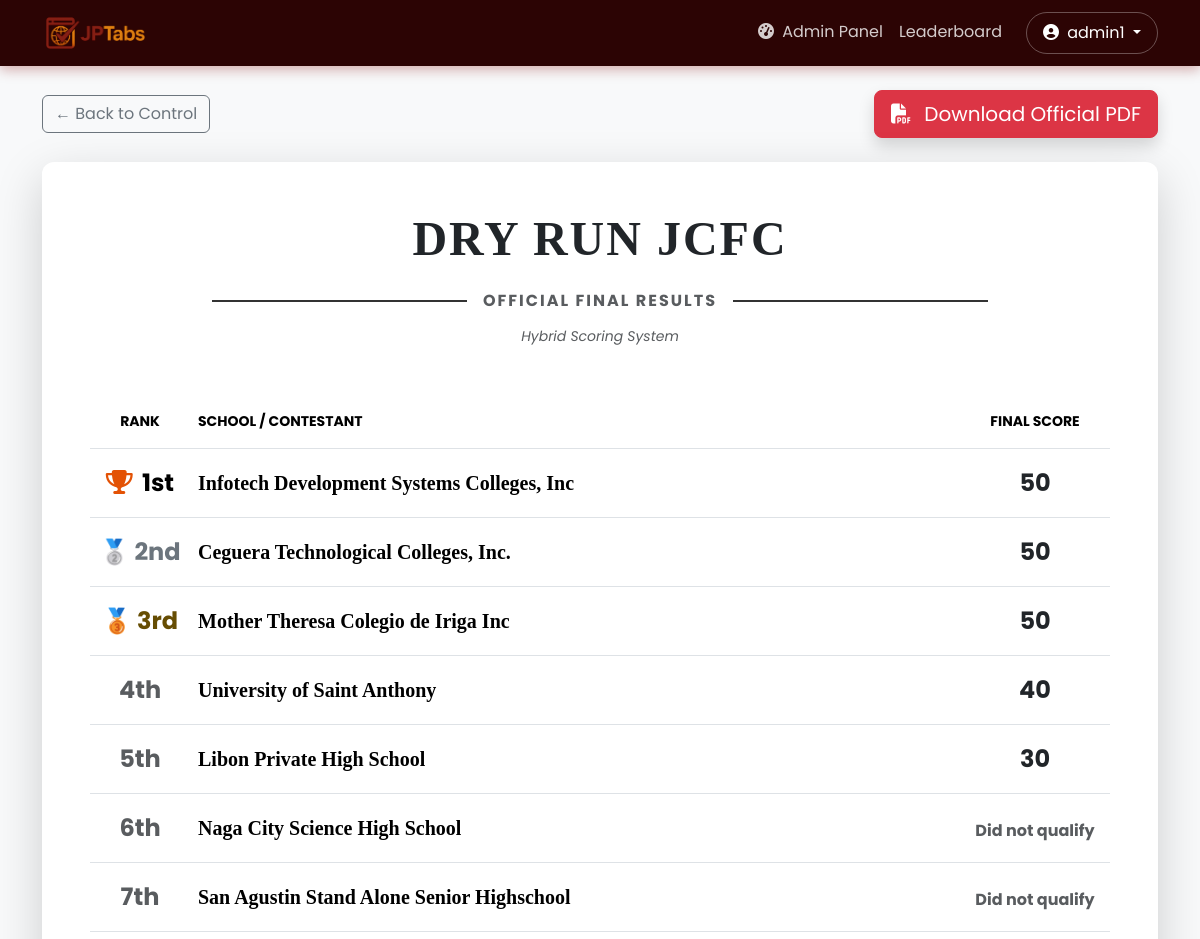
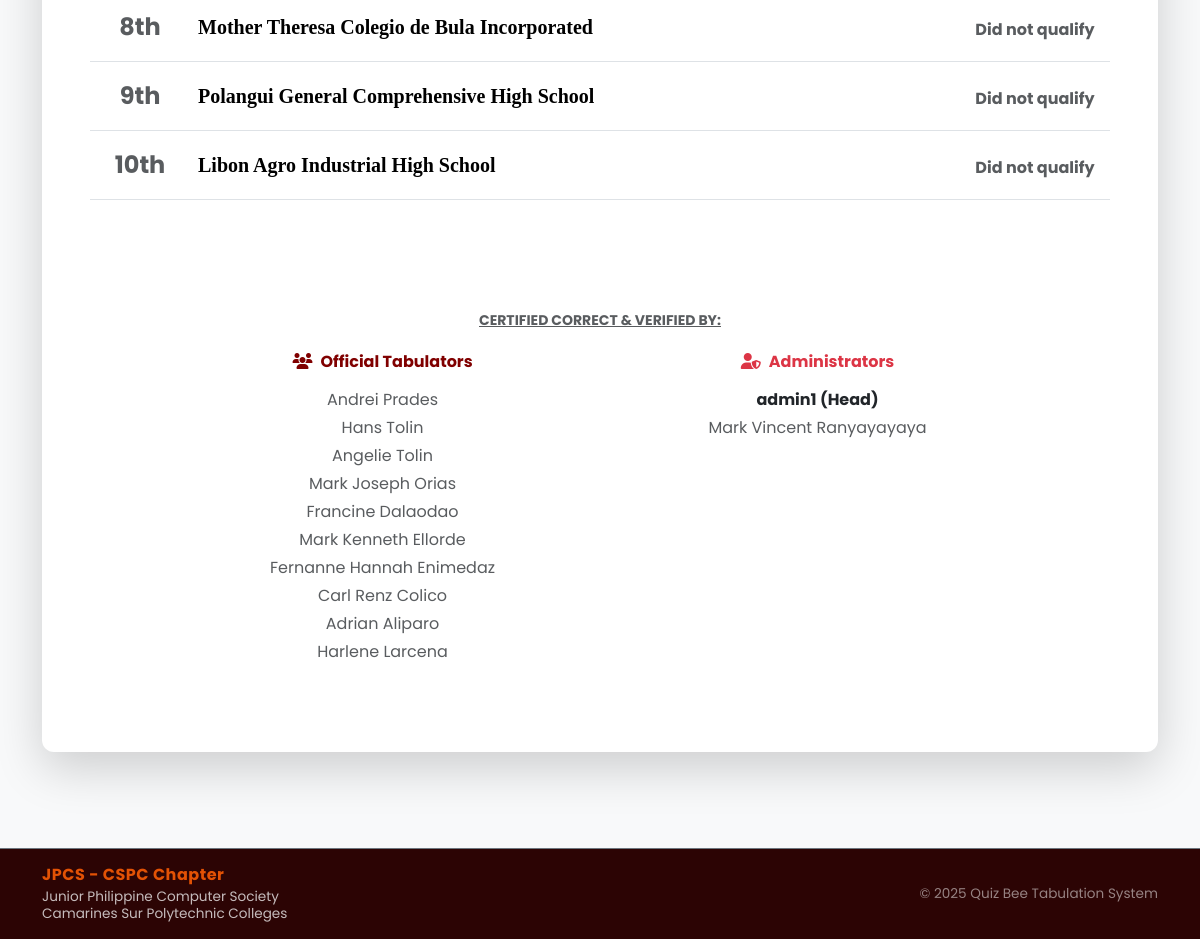
Page /admin/final-results/3 (signed in) on the committed database (2 pictures, top to bottom).
### website/models.py (models this page shows)
class User(db.Model, UserMixin):
    id = db.Column(db.Integer, primary_key=True)
    username = db.Column(db.String(150), unique=True, nullable=False)
    password = db.Column(db.String(150), nullable=False)
    first_name = db.Column(db.String(150))
    role = db.Column(db.String(50))  # 'admin' or 'tabulator'
    schools_assigned = db.relationship('School', backref='tabulator', lazy=True)

class Event(db.Model):
    id = db.Column(db.Integer, primary_key=True)
    name = db.Column(db.String(150), nullable=False)
    is_active = db.Column(db.Boolean, default=False, index=True)
    scoring_type = db.Column(db.String(50), default='per_round')
    schools = db.relationship('School', backref='event', cascade='all, delete-orphan')
    rounds = db.relationship('Round', backref='event', cascade='all, delete-orphan')

class School(db.Model):
    id = db.Column(db.Integer, primary_key=True)
    name = db.Column(db.String(150), nullable=False) # Removed unique=True
    event_id = db.Column(db.Integer, db.ForeignKey('event.id'), nullable=False)
    user_id = db.Column(db.Integer, db.ForeignKey('user.id'), nullable=True)
    scores = db.relationship('Score', backref='school', cascade='all, delete-orphan')
    __table_args__ = (
        UniqueConstraint('name', 'event_id', name='unique_school_per_event'),
    )

### website/views.py (the view)
@views.route('/admin/final-results/<int:event_id>')
@login_required
def final_results(event_id):
    if current_user.role != 'admin': return "Unauthorized", 403
    event = Event.query.get_or_404(event_id)
    all_rounds = Round.query.filter_by(event_id=event.id).order_by(Round.number.asc()).all()
    cumulative_rounds = [r for r in all_rounds if not r.is_final and 'Tie Breaker' not in r.difficulty and 'Clincher' not in r.difficulty]
    final_round = Round.query.filter_by(event_id=event.id, is_final=True).first()
    final_clinchers = []
    if final_round:
        final_clinchers = Round.query.filter(
            Round.event_id == event.id,
            Round.number == final_round.number,
            Round.difficulty.like('%Clincher%')
        ).order_by(Round.id.asc()).all()
    schools = School.query.filter_by(event_id=event.id).all()
    rankings = []
    for school in schools:
        data = {'name': school.name, 'cum_total': 0, 'final_score': 0, 'clincher_scores': [], 'has_final': False}
        for r in cumulative_rounds:
            data['cum_total'] += sum(s.round.points for s in school.scores if s.round_id == r.id and s.is_correct)
        if final_round and final_round.is_school_allowed(school.id):
            data['has_final'] = True
            data['final_score'] = sum(s.round.points for s in school.scores if s.round_id == final_round.id and s.is_correct)
        c_scores_list = []
        for r in final_clinchers:
             if r.is_school_allowed(school.id):
                 c_scores_list.append(sum(s.round.points for s in school.scores if s.round_id == r.id and s.is_correct))
             else:
                 c_scores_list.append(-1)
        data['sort_key'] = (data['has_final'], data['final_score'], tuple(c_scores_list), data['cum_total'])
        rankings.append(data)
    rankings.sort(key=lambda x: x['sort_key'], reverse=True)
    tabulators = db.session.query(User).join(School).filter(School.event_id == event.id).all()
    unique_tabulators = list({t.id: t for t in tabulators}.values())
    admin_signatories = User.query.filter(User.role == 'admin', User.username != 'admin1').all()
    return render_template('admin/final_results.html', event=event, rankings=rankings,
                           tabulators=unique_tabulators, admins=admin_signatories, admin=current_user)

### website/__init__.py (called while the page is built)
def create_app():
    app = Flask(__name__)
    app.config['SECRET_KEY'] = 'kyle heineken lee'
    app.config['SQLALCHEMY_DATABASE_URI'] = f'sqlite:///{DB_NAME}'
    db.init_app(app)
    from .models import User
    from .views import views
    from .auth import auth
    app.register_blueprint(views, url_prefix='/')
    app.register_blueprint(auth, url_prefix='/')
    login_manager.init_app(app)
    @login_manager.user_loader
    def load_user(id):
        return User.query.get(int(id))
    return app

### website/models.py (called while the page is built)
    def is_school_allowed(self, school_id):
        if not self.participating_school_ids:
            return True
        allowed_list = self.participating_school_ids.split(',')
        return str(school_id) in allowed_list

### website/templates/admin/final_results.html (shortened to what this page needs)
{% extends "base.html" %}
{% block content %}
<div class="container mt-4 mb-5">
    <div class="d-flex justify-content-between align-items-center mb-4">
        <a href="{{ url_for('views.round_control') }}" class="btn btn-outline-secondary">
            &larr; Back to Control
        </a>
        <a href="{{ url_for('views.download_results_pdf', event_id=event.id) }}" class="btn btn-danger btn-lg shadow">
            <i class="fas fa-file-pdf me-2"></i> Download Official PDF
        </a>
    </div>
    <div class="card shadow-lg border-0" style="min-height: 800px;">
        <div class="card-body p-5">
            <div class="text-center mb-5">
                <h1 class="fw-bold text-uppercase display-5" style="font-family: 'Times New Roman', serif; letter-spacing: 2px;">
                    {{ event.name }}
                </h1>
                <div class="d-flex justify-content-center align-items-center mt-3">
                    <hr class="w-25 me-3" style="border-top: 2px solid #333; opacity: 1;">
                    <span class="text-uppercase fw-bold text-muted" style="letter-spacing: 2px;">Official Final Results</span>
                    <hr class="w-25 ms-3" style="border-top: 2px solid #333; opacity: 1;">
                </div>
                <p class="small text-muted fst-italic mt-2">
                    {{ event.scoring_type|capitalize }} Scoring System
                </p>
            </div>
            <div class="table-responsive">
                <table class="table table-hover align-middle text-center mb-5 border-bottom">
                    <thead class="bg-dark text-white text-uppercase small">
                        <tr>
                            <th class="py-3" style="width: 100px;">Rank</th>
                            <th class="py-3 text-start">School / Contestant</th>
                            <th class="py-3" style="width: 150px;">Final Score</th>
                        </tr>
                    </thead>
                    <tbody>
                        {% for rank in rankings %}
                        <tr class="{% if loop.index == 1 %}bg-warning bg-opacity-10{% endif %}">
                            <td class="fw-bold fs-4 py-3">
                                {% if loop.index == 1 %}
                                    <i class="fas fa-trophy text-warning me-1"></i> 1st
                                {% elif loop.index == 2 %}
                                    <span class="text-secondary">🥈 2nd</span>
                                {% elif loop.index == 3 %}
                                    <span class="text-warning-emphasis">🥉 3rd</span>
                                {% else %}
                                    <span class="text-muted">{{ loop.index }}th</span>
                                {% endif %}
                            </td>
                            <td class="text-start fw-bold fs-5 py-3" style="font-family: 'Georgia', serif;">
                                {{ rank.name }}
                            </td>
                            <td class="fw-bold fs-4 py-3 text-dark">
                                {% if rank.has_final %}
                                    {{ rank.final_score }}
                                {% else %}
                                    <span class="text-muted fs-6">Did not qualify</span>
                                {% endif %}
                            </td>
                        </tr>
                        {% endfor %}
                    </tbody>
                </table>
            </div>
            <div class="mt-5 pt-3">
                <h6 class="text-center mb-4 text-uppercase fw-bold small text-muted" style="text-decoration: underline;">
                    Certified Correct & Verified By:
                </h6>
                <div class="row justify-content-center">
                    <div class="col-md-5 text-center mb-4">
                        <h6 class="fw-bold text-primary mb-3"><i class="fas fa-users me-2"></i>Official Tabulators</h6>
                        <ul class="list-unstyled text-muted">
                            {% for tab in tabulators %}
                            <li class="mb-1">
                                {{ tab.first_name if tab.first_name else tab.username }}
                            </li>
                            {% endfor %}
                        </ul>
                    </div>
                    <div class="col-md-5 text-center mb-4">
                        <h6 class="fw-bold text-danger mb-3"><i class="fas fa-user-shield me-2"></i>Administrators</h6>
                        <ul class="list-unstyled text-muted">
                            <li class="mb-1 fw-bold text-dark">
                                {{ admin.first_name if admin.first_name else admin.username }} (Head)
                            </li>
                            {% for a in admins %}
                            <li class="mb-1">
                                {{ a.first_name if a.first_name else a.username }}
                            </li>
                            {% endfor %}
                        </ul>
                    </div>
                </div>
            </div>
        </div>
    </div>
</div>
{% endblock %}

### website/templates/base.html (shortened to what this page needs)
<!DOCTYPE html>
<html lang="en">
<head>
    <link href="https://cdn.jsdelivr.net/npm/bootstrap@5.3.2/dist/css/bootstrap.min.css" rel="stylesheet">
    <link rel="stylesheet" href="https://cdnjs.cloudflare.com/ajax/libs/font-awesome/6.4.2/css/all.min.css">
</head>
<body>
    <nav class="navbar navbar-expand-lg navbar-dark sticky-top">
        <div class="container">
            <a class="navbar-brand" href="/">
                <img src="{{ url_for('static', filename='JPTABS.png') }}" alt="JPCS Logo" class="nav-logo p-1">
            </a>
            <div class="collapse navbar-collapse" id="navbarContent">
                <ul class="navbar-nav ms-auto mb-2 mb-lg-0">
                    {% if current_user.is_authenticated %}
                        <li class="nav-item">
                            {% if current_user.role == 'admin' %}
                                <a class="nav-link" href="{{ url_for('views.admin_dashboard') }}">
                                    <i class="fas fa-tachometer-alt me-1"></i> Admin Panel
                                </a>
                            {% else %}
                                <a class="nav-link" href="{{ url_for('views.tabulator_dashboard') }}">
                                    <i class="fas fa-edit me-1"></i> Tabulator Panel
                                </a>
                            {% endif %}
                        </li>
                    {% else %}
                        <li class="nav-item">
                            <a class="nav-link" href="{{ url_for('views.home') }}">Home</a>
                        </li>
                    {% endif %}
                    <li class="nav-item">
                        <a class="nav-link" href="{{ url_for('views.leaderboard') }}">Leaderboard</a>
                    </li>
                    {% if current_user.is_authenticated %}
                        <li class="nav-item dropdown ms-lg-3">
                            <a class="nav-link dropdown-toggle btn btn-outline-light rounded-pill px-3" href="#" role="button" data-bs-toggle="dropdown" style="color: white !important; border: 1px solid rgba(255,255,255,0.3);">
                                <i class="fas fa-user-circle me-1"></i> {{ current_user.username }}
                            </a>
                        </li>
                    {% else %}
                        <li class="nav-item ms-lg-3">
                            <a class="nav-link btn btn-warning text-dark px-3 rounded-pill fw-bold" href="{{ url_for('auth.login') }}" style="color: #2C0404 !important;">
                                Login
                            </a>
                        </li>
                    {% endif %}
                </ul>
            </div>
        </div>
    </nav>
    <div class="flex-grow-1 d-flex flex-column">
        {% block content %}{% endblock %}
    </div>
    <footer class="text-white py-3 mt-5 border-top border-secondary" style="background-color: var(--jpcs-dark) !important; font-size: 0.85rem;">
        <div class="container">
            <div class="row align-items-center">
                <div class="col-md-8 text-md-start text-center mb-2 mb-md-0">
                    <h6 class="fw-bold mb-1" style="color: var(--jpcs-orange); letter-spacing: 0.5px;">JPCS - CSPC Chapter</h6>
                    <div class="text-light opacity-75" style="line-height: 1.3;">
                        Junior Philippine Computer Society<br>
                        Camarines Sur Polytechnic Colleges
                    </div>
                </div>
                <div class="col-md-4 text-md-end text-center">
                    <a href="{{ url_for('views.about') }}" class="text-white-50 text-decoration-none footer-link">
                        &copy; 2025 Quiz Bee Tabulation System
                    </a>
                </div>
            </div>
        </div>
    </footer>
</body>
</html>

### website/templates/base.html (style rules this page uses)
:root { --jpcs-maroon: #800000; --jpcs-orange: #E35205; --jpcs-dark: #2C0404; --jpcs-light: #FFF5F0; }
body { font-family: 'Poppins', sans-serif; background-color: #f8f9fa; display: flex; flex-direction: column; min-height: 100vh; }
.navbar { background-color: var(--jpcs-dark) !important; box-shadow: 0 4px 12px rgba(128, 0, 0, 0.3); }
.navbar-brand { color: var(--jpcs-orange) !important; font-weight: 700; letter-spacing: 1px; }
.nav-link { color: rgba(255, 255, 255, 0.8) !important; }
.card { border: none; border-radius: 12px; }
.text-primary { color: var(--jpcs-maroon) !important; }
.text-warning { color: var(--jpcs-orange) !important; }
.nav-logo { height: 40px; vertical-align: middle; }

### rows in the picture
User: username "admin1", first_name+username "admin1"
Event: name "DRY RUN JCFC", scoring_type "Hybrid"
School: shows "1st", name "Infotech Development Systems Colleges, Inc", final_score "50"
School: shows "🥈 2nd", name "Ceguera Technological Colleges, Inc.", final_score "50"
School: shows "🥉 3rd", name "Mother Theresa Colegio de Iriga Inc", final_score "50"
School: name "University of Saint Anthony", final_score "40"
School: name "Libon Private High School", final_score "30"
School: name "Naga City Science High School", shows "Did not qualify"
School: name "San Agustin Stand Alone Senior Highschool", shows "Did not qualify"
School: name "Mother Theresa Colegio de Bula Incorporated", shows "Did not qualify"
School: name "Polangui General Comprehensive High School", shows "Did not qualify"
School: name "Libon Agro Industrial High School", shows "Did not qualify"
User: first_name "Andrei Prades"
User: first_name "Hans Tolin"
User: first_name "Angelie Tolin"
User: first_name "Mark Joseph Orias"
User: first_name "Francine Dalaodao"
User: first_name "Mark Kenneth Ellorde"
User: first_name "Fernanne Hannah Enimedaz"
User: first_name "Carl Renz Colico"
User: first_name "Adrian Aliparo"
User: first_name "Harlene Larcena"
User: first_name "Mark Vincent Ranyayayaya"
